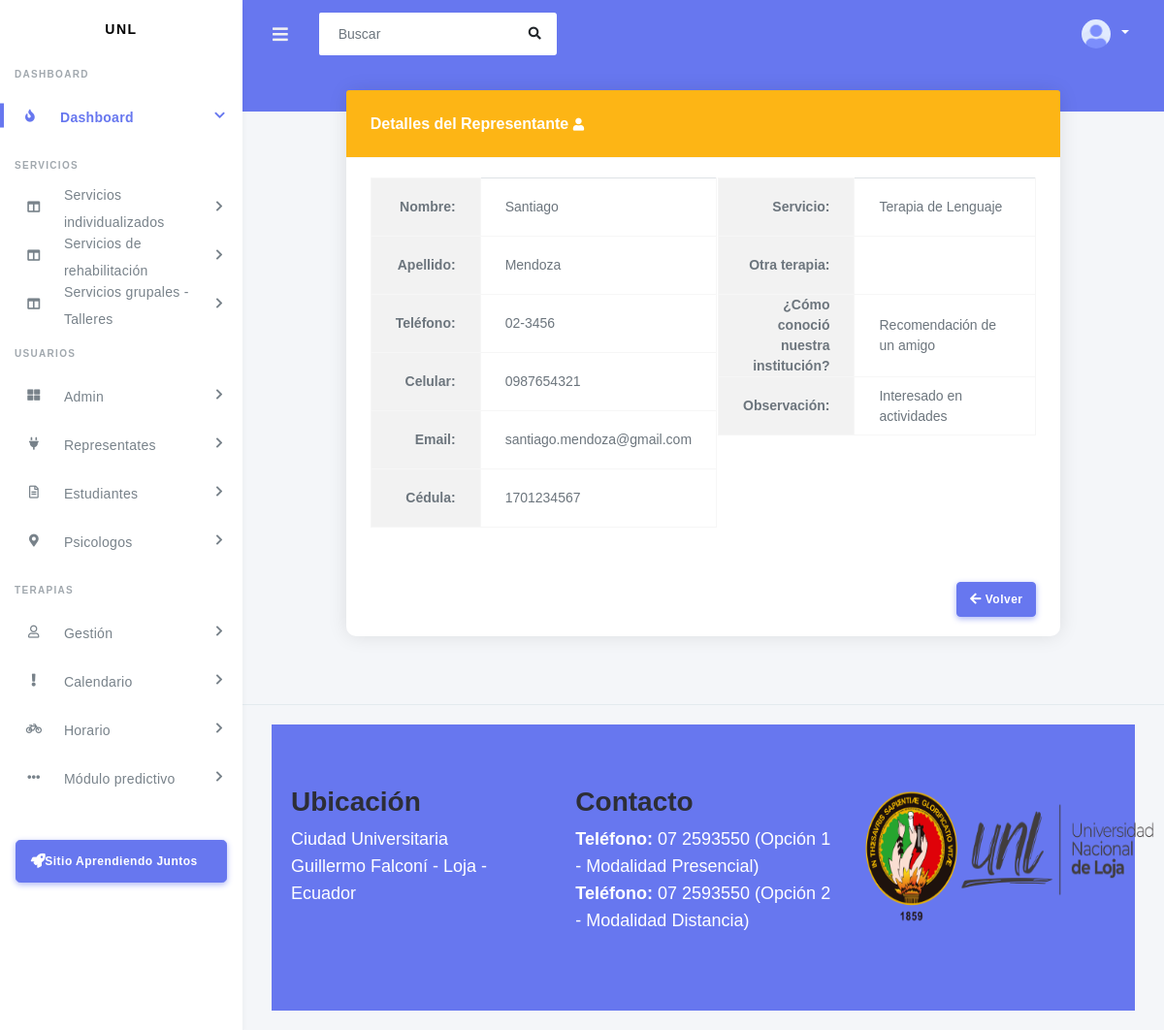
The app's page /verRepresentante/2/ with its own data.
### app/usuarios/usuario/models.py (models this page shows, shortened)
class Representante(models.Model):
    nombre = models.CharField(max_length=100)
    apellido = models.CharField(max_length=100)
    telefono = models.CharField(max_length=7)
    celular = models.CharField(max_length=10)
    email = models.EmailField(unique=True)
    cedula = models.CharField(max_length=10)
    servicios = models.CharField(
        max_length=50,
        choices=SERVICIOS_CHOICES,
        default='Terepia de Lenguaje'
    )
    otra_terapia = models.CharField(max_length=50)
    conocido = models.CharField(max_length=100)
    observacion = models.TextField(max_length=500)
    class Meta:
        permissions = [
            ("can_create_representante", "Can create Representante"),
        ]

### app/usuarios/usuario/views.py (the view)
# urls.py: path('verRepresentante/<int:pk>/', VerRepresentanteView.as_view(), name='ver_representantes'),
class VerRepresentanteView(DetailView):
    model = Representante
    template_name = 'usuarios/verRepresentante.html'
    context_object_name = 'representante'

### templates/usuarios/verRepresentante.html (shortened to what this page needs)
{% extends 'layout.html' %}
{% load static %}
{% block content %}
<section class="section">
    <div class="section-body">
        <div class="row justify-content-center">
            <div class="col-lg-10">
                <div class="card">
                    <div class="card-header bg-fdb515 text-white">
                        <h4 class="text-white">Detalles del Representante <i class="fas fa-user"></i></h4>
                    </div>
                    <div class="card-body">
                        <div class="row">
                            <div class="col-md-6">
                                <table class="table table-bordered">
                                    <tr>
                                        <th class="text-right">Nombre:</th>
                                        <td>{{ object.nombre }}</td>
                                    </tr>
                                    <tr>
                                        <th class="text-right">Apellido:</th>
                                        <td>{{ object.apellido }}</td>
                                    </tr>
                                    <tr>
                                        <th class="text-right">Teléfono:</th>
                                        <td>{{ object.telefono }}</td>
                                    </tr>
                                    <tr>
                                        <th class="text-right">Celular:</th>
                                        <td>{{ object.celular }}</td>
                                    </tr>
                                    <tr>
                                        <th class="text-right">Email:</th>
                                        <td>{{ object.email }}</td>
                                    </tr>
                                    <tr>
                                        <th class="text-right">Cédula:</th>
                                        <td>{{ object.cedula }}</td>
                                    </tr>
                                </table>
                            </div>
                            <div class="col-md-6">
                                <table class="table table-bordered">
                                    <tr>
                                        <th class="text-right">Servicio:</th>
                                        <td>{{ object.servicios }}</td>
                                    </tr>
                                    <tr>
                                        <th class="text-right">Otra terapia:</th>
                                        <td>{{ object.otra_terapia }}</td>
                                    </tr>
                                    <tr>
                                        <th class="text-right">¿Cómo conoció nuestra institución?</th>
                                        <td>{{ object.conocido }}</td>
                                    </tr>
                                    <tr>
                                        <th class="text-right">Observación:</th>
                                        <td>{{ object.observacion }}</td>
                                    </tr>
                                </table>
                            </div>
                        </div>
                    </div>
                    <div class="card-footer text-right">
                        <a href="{% url 'listar_representantes' %}" class="btn btn-primary"><i class="fas fa-arrow-left"></i> Volver</a>
                    </div>
                </div>
            </div>
        </div>
    </div>
</section>
{% endblock content %}

### templates/usuarios/verRepresentante.html (style rules this page uses)
.card { margin-top: 20px; border-radius: 10px; box-shadow: 0px 0px 20px rgba(0, 0, 0, 0.1); }
.bg-fdb515 { background-color: #FDB515 !important; }
th { width: 40%; text-align: right; vertical-align: top; background-color: #f2f2f2; }
td { padding-left: 10px; }

### templates/footer.html (style rules this page uses)
body { font-family: Arial, sans-serif; }
.row { display: flex; flex-wrap: wrap; }

### records on screen
Representante: nombre "Santiago", apellido "Mendoza", telefono "02-3456", celular "0987654321", email "santiago.mendoza@gmail.com", cedula "1701234567", servicios "Terapia de Lenguaje", conocido "Recomendación de un amigo", observacion "Interesado en actividades"
